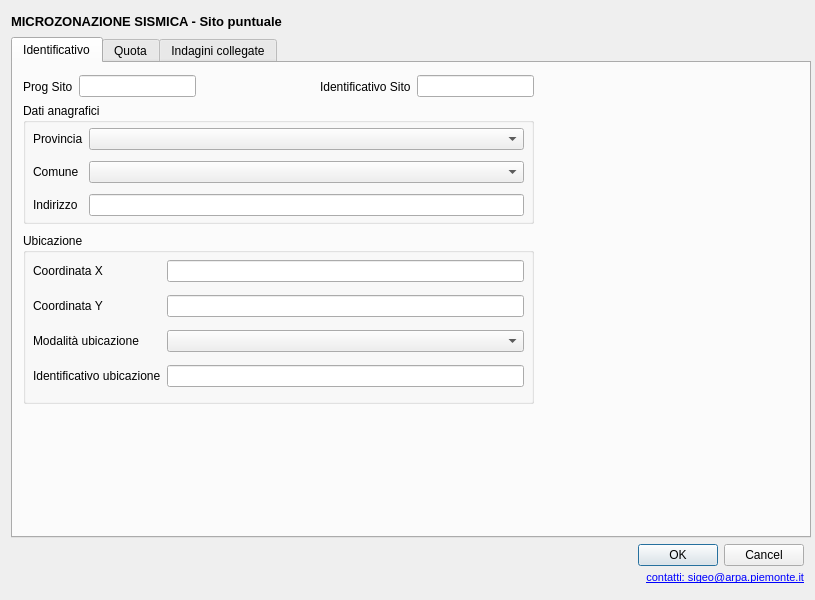
<?xml version="1.0" encoding="UTF-8"?>
<ui version="4.0">
 <class>Dialog</class>
 <widget class="QDialog" name="Dialog">
  <property name="geometry">
   <rect>
    <x>0</x>
    <y>0</y>
    <width>815</width>
    <height>600</height>
   </rect>
  </property>
  <property name="sizePolicy">
   <sizepolicy hsizetype="Preferred" vsizetype="Preferred">
    <horstretch>0</horstretch>
    <verstretch>0</verstretch>
   </sizepolicy>
  </property>
  <property name="minimumSize">
   <size>
    <width>800</width>
    <height>600</height>
   </size>
  </property>
  <property name="font">
   <font>
    <family>Arial</family>
   </font>
  </property>
  <property name="windowTitle">
   <string>Sito Puntuale</string>
  </property>
  <layout class="QVBoxLayout" name="verticalLayout">
   <item>
    <layout class="QHBoxLayout" name="horizontalLayout">
     <item>
      <widget class="QLabel" name="label_6">
       <property name="font">
        <font>
         <pointsize>10</pointsize>
         <weight>75</weight>
         <bold>true</bold>
        </font>
       </property>
       <property name="text">
        <string>MICROZONAZIONE SISMICA - Sito puntuale</string>
       </property>
      </widget>
     </item>
     <item>
      <spacer name="horizontalSpacer">
       <property name="orientation">
        <enum>Qt::Horizontal</enum>
       </property>
       <property name="sizeHint" stdset="0">
        <size>
         <width>40</width>
         <height>20</height>
        </size>
       </property>
      </spacer>
     </item>
    </layout>
   </item>
   <item>
    <widget class="QTabWidget" name="tabgroup">
     <property name="sizePolicy">
      <sizepolicy hsizetype="Expanding" vsizetype="Expanding">
       <horstretch>0</horstretch>
       <verstretch>0</verstretch>
      </sizepolicy>
     </property>
     <property name="minimumSize">
      <size>
       <width>800</width>
       <height>250</height>
      </size>
     </property>
     <property name="tabShape">
      <enum>QTabWidget::Rounded</enum>
     </property>
     <property name="currentIndex">
      <number>0</number>
     </property>
     <widget class="QWidget" name="tab1">
      <property name="enabled">
       <bool>true</bool>
      </property>
      <attribute name="title">
       <string>Identificativo</string>
      </attribute>
      <widget class="QWidget" name="layoutWidget">
       <property name="geometry">
        <rect>
         <x>10</x>
         <y>10</y>
         <width>511</width>
         <height>27</height>
        </rect>
       </property>
       <layout class="QHBoxLayout" name="horizontalLayout_2">
        <item>
         <widget class="QLabel" name="label_3">
          <property name="toolTip">
           <string/>
          </property>
          <property name="statusTip">
           <string/>
          </property>
          <property name="whatsThis">
           <string/>
          </property>
          <property name="text">
           <string>Prog Sito</string>
          </property>
         </widget>
        </item>
        <item>
         <widget class="QLineEdit" name="pkey_spu">
          <property name="enabled">
           <bool>true</bool>
          </property>
          <property name="toolTip">
           <string extracomment="pippo"/>
          </property>
          <property name="whatsThis">
           <string/>
          </property>
         </widget>
        </item>
        <item>
         <spacer name="horizontalSpacer_2">
          <property name="orientation">
           <enum>Qt::Horizontal</enum>
          </property>
          <property name="sizeHint" stdset="0">
           <size>
            <width>40</width>
            <height>20</height>
           </size>
          </property>
         </spacer>
        </item>
        <item>
         <widget class="QLabel" name="label_5">
          <property name="toolTip">
           <string/>
          </property>
          <property name="statusTip">
           <string/>
          </property>
          <property name="whatsThis">
           <string/>
          </property>
          <property name="text">
           <string>Identificativo Sito</string>
          </property>
         </widget>
        </item>
        <item>
         <widget class="QLineEdit" name="ID_SPU">
          <property name="enabled">
           <bool>true</bool>
          </property>
          <property name="toolTip">
           <string extracomment="pippo"/>
          </property>
          <property name="whatsThis">
           <string/>
          </property>
         </widget>
        </item>
       </layout>
      </widget>
      <widget class="QGroupBox" name="groupBox">
       <property name="geometry">
        <rect>
         <x>10</x>
         <y>170</y>
         <width>511</width>
         <height>171</height>
        </rect>
       </property>
       <property name="title">
        <string>Ubicazione</string>
       </property>
       <widget class="QWidget" name="layoutWidget_3">
        <property name="geometry">
         <rect>
          <x>10</x>
          <y>20</y>
          <width>491</width>
          <height>142</height>
         </rect>
        </property>
        <layout class="QGridLayout" name="gridLayout">
         <property name="leftMargin">
          <number>0</number>
         </property>
         <item row="1" column="1">
          <widget class="QLineEdit" name="coord_X"/>
         </item>
         <item row="3" column="1">
          <widget class="QComboBox" name="mod_identcoord">
           <property name="sizePolicy">
            <sizepolicy hsizetype="Expanding" vsizetype="Fixed">
             <horstretch>0</horstretch>
             <verstretch>0</verstretch>
            </sizepolicy>
           </property>
          </widget>
         </item>
         <item row="4" column="1">
          <widget class="QLineEdit" name="desc_modcoord"/>
         </item>
         <item row="2" column="1">
          <widget class="QLineEdit" name="coord_Y"/>
         </item>
         <item row="1" column="0">
          <widget class="QLabel" name="lbl_valore1_9">
           <property name="enabled">
            <bool>true</bool>
           </property>
           <property name="text">
            <string>Coordinata X</string>
           </property>
          </widget>
         </item>
         <item row="2" column="0">
          <widget class="QLabel" name="lbl_valore1_10">
           <property name="enabled">
            <bool>true</bool>
           </property>
           <property name="text">
            <string>Coordinata Y</string>
           </property>
          </widget>
         </item>
         <item row="3" column="0">
          <widget class="QLabel" name="lbl_valore1_11">
           <property name="enabled">
            <bool>true</bool>
           </property>
           <property name="text">
            <string>Modalità ubicazione</string>
           </property>
          </widget>
         </item>
         <item row="4" column="0">
          <widget class="QLabel" name="lbl_valore1_12">
           <property name="enabled">
            <bool>true</bool>
           </property>
           <property name="text">
            <string>Identificativo ubicazione</string>
           </property>
          </widget>
         </item>
        </layout>
       </widget>
      </widget>
      <widget class="QGroupBox" name="groupBox_2">
       <property name="geometry">
        <rect>
         <x>10</x>
         <y>40</y>
         <width>511</width>
         <height>121</height>
        </rect>
       </property>
       <property name="title">
        <string>Dati anagrafici</string>
       </property>
       <widget class="QWidget" name="layoutWidget">
        <property name="geometry">
         <rect>
          <x>10</x>
          <y>20</y>
          <width>491</width>
          <height>98</height>
         </rect>
        </property>
        <layout class="QGridLayout" name="gridLayout_2">
         <item row="1" column="0">
          <widget class="QLabel" name="label">
           <property name="text">
            <string>Comune</string>
           </property>
          </widget>
         </item>
         <item row="0" column="0">
          <widget class="QLabel" name="label_4">
           <property name="text">
            <string>Provincia</string>
           </property>
          </widget>
         </item>
         <item row="2" column="0">
          <widget class="QLabel" name="label_2">
           <property name="text">
            <string>Indirizzo</string>
           </property>
          </widget>
         </item>
         <item row="1" column="1">
          <widget class="QComboBox" name="cod_istat"/>
         </item>
         <item row="0" column="1">
          <widget class="QComboBox" name="ubicazione_prov"/>
         </item>
         <item row="2" column="1">
          <widget class="QLineEdit" name="indirizzo">
           <property name="enabled">
            <bool>true</bool>
           </property>
           <property name="toolTip">
            <string extracomment="pippo"/>
           </property>
           <property name="whatsThis">
            <string/>
           </property>
          </widget>
         </item>
        </layout>
       </widget>
      </widget>
      <zorder>groupBox_2</zorder>
      <zorder>layoutWidget</zorder>
      <zorder>groupBox</zorder>
     </widget>
     <widget class="QWidget" name="tab2">
      <attribute name="title">
       <string>Quota</string>
      </attribute>
      <widget class="QWidget" name="layoutWidget">
       <property name="geometry">
        <rect>
         <x>10</x>
         <y>10</y>
         <width>521</width>
         <height>331</height>
        </rect>
       </property>
       <layout class="QGridLayout" name="gridLayout_3">
        <item row="2" column="2">
         <widget class="QLineEdit" name="quota_slm">
          <property name="maxLength">
           <number>4</number>
          </property>
         </widget>
        </item>
        <item row="1" column="2">
         <widget class="QComboBox" name="modo_quota"/>
        </item>
        <item row="2" column="0">
         <widget class="QLabel" name="lbl_valore1_7">
          <property name="enabled">
           <bool>true</bool>
          </property>
          <property name="text">
           <string>Quota slm</string>
          </property>
         </widget>
        </item>
        <item row="3" column="0">
         <widget class="QLabel" name="label_7">
          <property name="text">
           <string>Data sito</string>
          </property>
         </widget>
        </item>
        <item row="1" column="0">
         <widget class="QLabel" name="lbl_valore1_8">
          <property name="enabled">
           <bool>true</bool>
          </property>
          <property name="text">
           <string>Modalità quota</string>
          </property>
         </widget>
        </item>
        <item row="2" column="3">
         <widget class="QLabel" name="lbl_valore1_13">
          <property name="enabled">
           <bool>true</bool>
          </property>
          <property name="text">
           <string>[m slm]</string>
          </property>
         </widget>
        </item>
        <item row="4" column="0">
         <widget class="QLabel" name="label_8">
          <property name="text">
           <string>Note sito</string>
          </property>
          <property name="alignment">
           <set>Qt::AlignLeading|Qt::AlignLeft|Qt::AlignTop</set>
          </property>
         </widget>
        </item>
        <item row="4" column="2">
         <widget class="QPlainTextEdit" name="note_sito"/>
        </item>
        <item row="3" column="2">
         <widget class="QDateEdit" name="data_sito">
          <property name="accelerated">
           <bool>false</bool>
          </property>
          <property name="dateTime">
           <datetime>
            <hour>0</hour>
            <minute>0</minute>
            <second>0</second>
            <year>1900</year>
            <month>1</month>
            <day>1</day>
           </datetime>
          </property>
          <property name="date">
           <date>
            <year>1900</year>
            <month>1</month>
            <day>1</day>
           </date>
          </property>
          <property name="maximumDateTime">
           <datetime>
            <hour>23</hour>
            <minute>59</minute>
            <second>59</second>
            <year>2020</year>
            <month>12</month>
            <day>31</day>
           </datetime>
          </property>
          <property name="minimumDateTime">
           <datetime>
            <hour>0</hour>
            <minute>0</minute>
            <second>0</second>
            <year>1900</year>
            <month>1</month>
            <day>1</day>
           </datetime>
          </property>
          <property name="maximumDate">
           <date>
            <year>2020</year>
            <month>12</month>
            <day>31</day>
           </date>
          </property>
          <property name="displayFormat">
           <string>dd/MM/yyyy</string>
          </property>
          <property name="calendarPopup">
           <bool>true</bool>
          </property>
         </widget>
        </item>
       </layout>
      </widget>
     </widget>
     <widget class="QWidget" name="tab">
      <attribute name="title">
       <string>Indagini collegate</string>
      </attribute>
      <widget class="QgsRelationEditorWidget" name="rel_sito_ind_pt">
       <property name="geometry">
        <rect>
         <x>0</x>
         <y>0</y>
         <width>781</width>
         <height>461</height>
        </rect>
       </property>
       <property name="sizePolicy">
        <sizepolicy hsizetype="Expanding" vsizetype="Fixed">
         <horstretch>0</horstretch>
         <verstretch>0</verstretch>
        </sizepolicy>
       </property>
       <property name="maximumSize">
        <size>
         <width>2048</width>
         <height>16777215</height>
        </size>
       </property>
       <property name="font">
        <font>
         <family>Arial</family>
        </font>
       </property>
       <property name="autoFillBackground">
        <bool>false</bool>
       </property>
       <property name="styleSheet">
        <string notr="true">QgsCollapsibleGroupBoxBasic::title, QgsCollapsibleGroupBox::title {  subcontrol-origin: margin;  subcontrol-position: top left;  margin-left: 20px;  margin-right: 5px;  left: 0px;  top: 2px;}</string>
       </property>
       <property name="flat">
        <bool>false</bool>
       </property>
       <property name="qgisRelation">
        <string notr="true">rel_sito_ind_pt</string>
       </property>
       <property name="viewMode">
        <enum>QgsDualView::AttributeEditor</enum>
       </property>
      </widget>
     </widget>
    </widget>
   </item>
   <item>
    <layout class="QGridLayout" name="BottomBar" rowstretch="0,0,0">
     <property name="verticalSpacing">
      <number>5</number>
     </property>
     <item row="0" column="1" rowspan="3">
      <widget class="QLabel" name="REGlogo">
       <property name="text">
        <string/>
       </property>
       <property name="pixmap">
        <pixmap>resources/rp.gif</pixmap>
       </property>
      </widget>
     </item>
     <item row="0" column="2">
      <widget class="QDialogButtonBox" name="buttonBox">
       <property name="orientation">
        <enum>Qt::Horizontal</enum>
       </property>
       <property name="standardButtons">
        <set>QDialogButtonBox::Cancel|QDialogButtonBox::Ok</set>
       </property>
      </widget>
     </item>
     <item row="0" column="0" rowspan="3">
      <widget class="QLabel" name="Arpalogo">
       <property name="text">
        <string/>
       </property>
       <property name="pixmap">
        <pixmap>resources/arpa.gif</pixmap>
       </property>
      </widget>
     </item>
     <item row="1" column="2">
      <widget class="QLabel" name="label_18">
       <property name="text">
        <string>&lt;!DOCTYPE HTML PUBLIC &quot;-//W3C//DTD HTML 4.0//EN&quot; &quot;http://www.w3.org/TR/REC-html40/strict.dtd&quot;&gt;
&lt;html&gt;&lt;head&gt;&lt;meta name=&quot;qrichtext&quot; content=&quot;1&quot; /&gt;&lt;style type=&quot;text/css&quot;&gt;
p, li { white-space: pre-wrap; }
&lt;/style&gt;&lt;/head&gt;&lt;body style=&quot; font-family:'Arial'; font-size:8.25pt; font-weight:400; font-style:normal;&quot;&gt;
&lt;p style=&quot; margin-top:0px; margin-bottom:0px; margin-left:0px; margin-right:0px; -qt-block-indent:0; text-indent:0px;&quot;&gt;&lt;a href=&quot;mailto:sigeo.arpa.piemonte.it&quot;&gt;&lt;span style=&quot; text-decoration: underline; color:#0000ff;&quot;&gt;contatti: sigeo@arpa.piemonte.it&lt;/span&gt;&lt;/a&gt;&lt;/p&gt;&lt;/body&gt;&lt;/html&gt;</string>
       </property>
       <property name="alignment">
        <set>Qt::AlignRight|Qt::AlignTrailing|Qt::AlignVCenter</set>
       </property>
      </widget>
     </item>
    </layout>
   </item>
  </layout>
 </widget>
 <customwidgets>
  <customwidget>
   <class>QgsCollapsibleGroupBox</class>
   <extends>QGroupBox</extends>
   <header>qgscollapsiblegroupbox.h</header>
   <container>1</container>
  </customwidget>
  <customwidget>
   <class>QgsRelationEditorWidget</class>
   <extends>QgsCollapsibleGroupBox</extends>
   <header>qgsrelationeditorwidget.h</header>
  </customwidget>
 </customwidgets>
 <tabstops>
  <tabstop>tabgroup</tabstop>
  <tabstop>pkey_spu</tabstop>
  <tabstop>ID_SPU</tabstop>
  <tabstop>ubicazione_prov</tabstop>
  <tabstop>cod_istat</tabstop>
  <tabstop>indirizzo</tabstop>
  <tabstop>coord_X</tabstop>
  <tabstop>coord_Y</tabstop>
  <tabstop>mod_identcoord</tabstop>
  <tabstop>desc_modcoord</tabstop>
  <tabstop>modo_quota</tabstop>
  <tabstop>quota_slm</tabstop>
  <tabstop>data_sito</tabstop>
  <tabstop>note_sito</tabstop>
  <tabstop>rel_sito_ind_pt</tabstop>
  <tabstop>buttonBox</tabstop>
 </tabstops>
 <resources>
  <include location="../../resources.qrc"/>
 </resources>
 <connections>
  <connection>
   <sender>buttonBox</sender>
   <signal>accepted()</signal>
   <receiver>Dialog</receiver>
   <slot>accept()</slot>
   <hints>
    <hint type="sourcelabel">
     <x>248</x>
     <y>254</y>
    </hint>
    <hint type="destinationlabel">
     <x>157</x>
     <y>274</y>
    </hint>
   </hints>
  </connection>
  <connection>
   <sender>buttonBox</sender>
   <signal>rejected()</signal>
   <receiver>Dialog</receiver>
   <slot>reject()</slot>
   <hints>
    <hint type="sourcelabel">
     <x>316</x>
     <y>260</y>
    </hint>
    <hint type="destinationlabel">
     <x>286</x>
     <y>274</y>
    </hint>
   </hints>
  </connection>
 </connections>
</ui>
